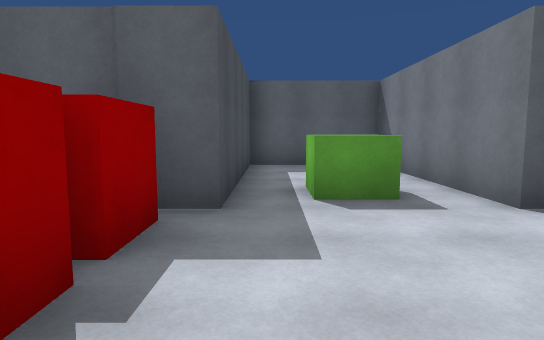
View 1 (above)

23 first-person views from a walk through a Unity game level. The camera is 1.4 m above the floor, tilts 6° down and sees 75° across. The floor is counted in squares, 1.8 m on a side. Each view is taken from the middle of a square. On the plan, view 1 faces up. The plan holds only what a view shows up to about 11 squares ahead; the rest is blank. The player is left out.

View 2
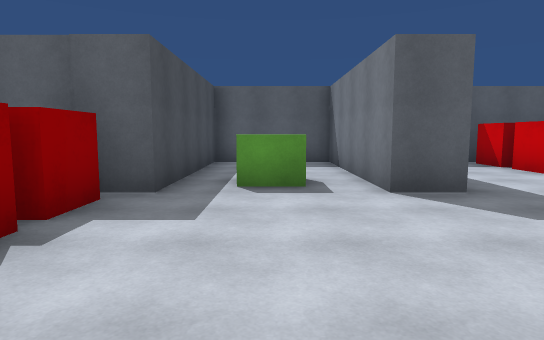

View 3
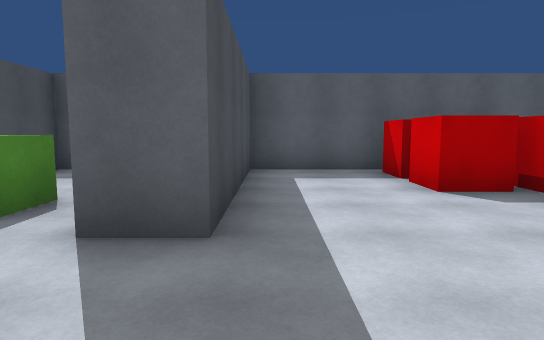

View 4
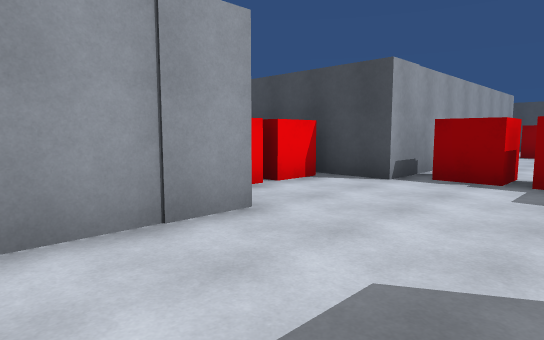

View 5
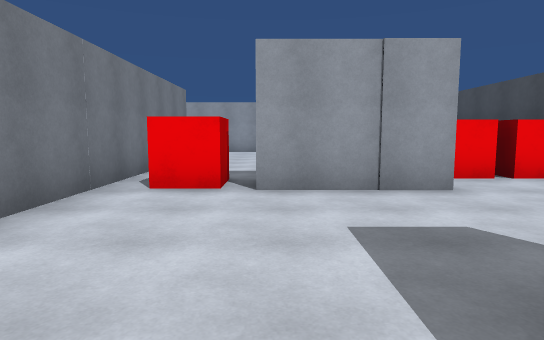

View 6
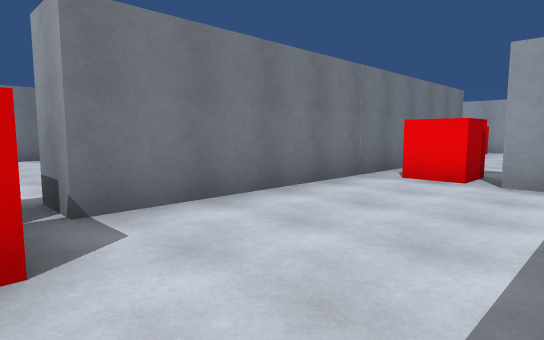

View 7
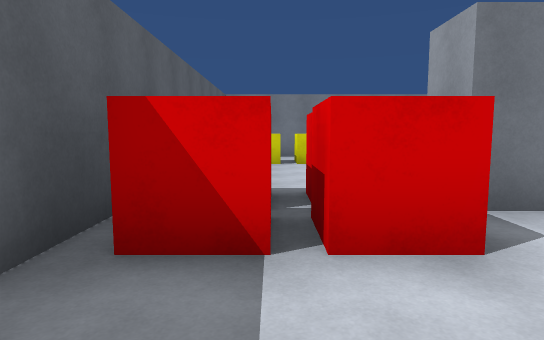

View 8
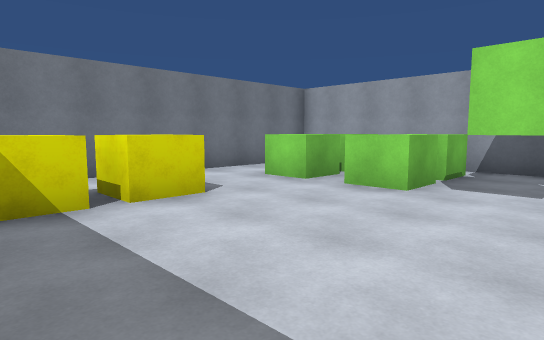

View 9
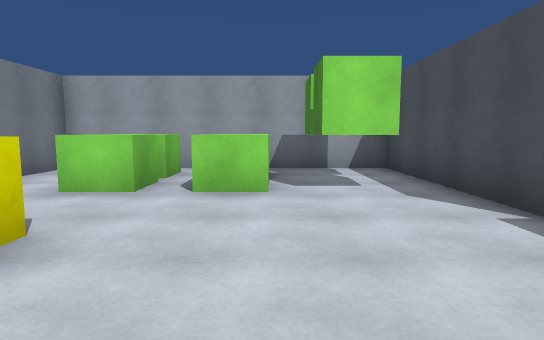

View 10
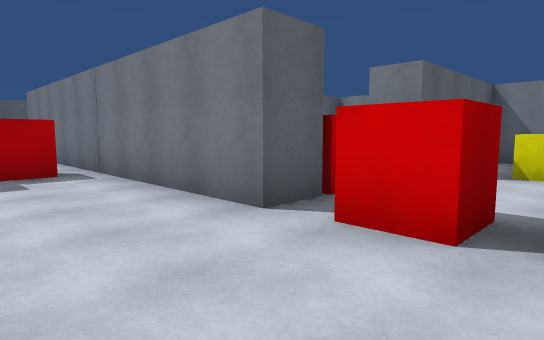

View 11
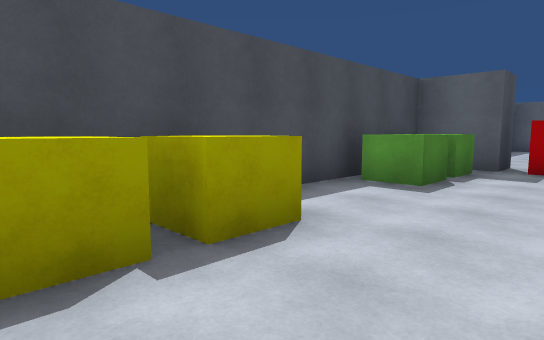

View 12
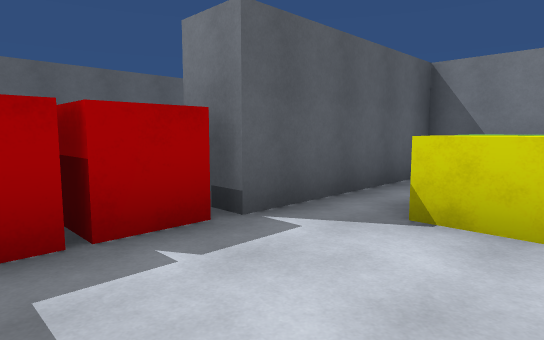

View 13
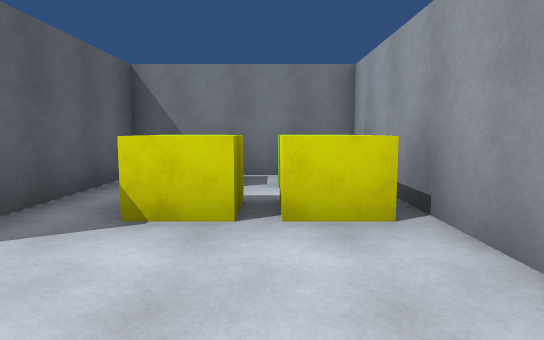

View 14
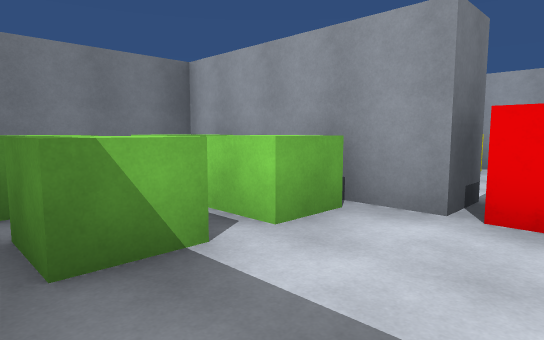

View 15
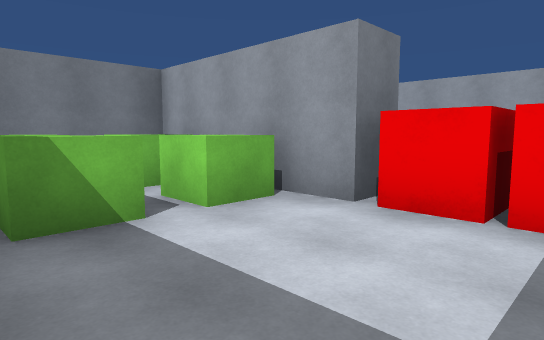

View 16
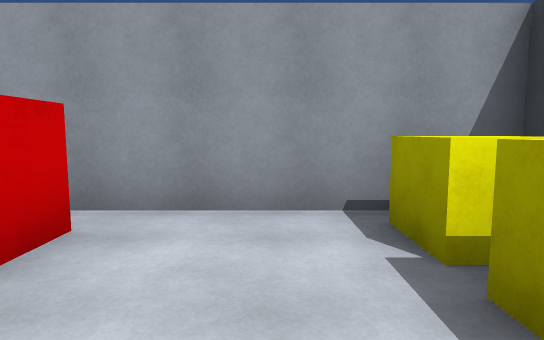

View 17
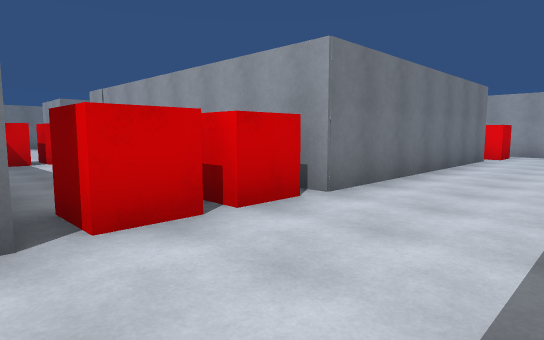

View 18
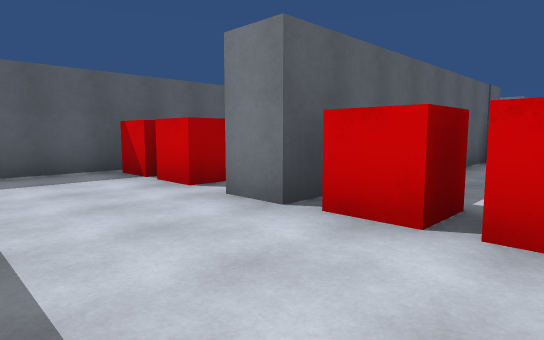

View 19
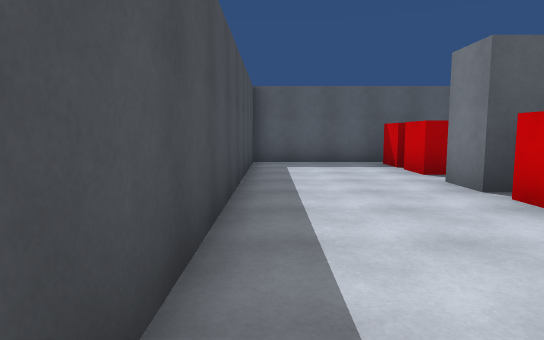

View 20
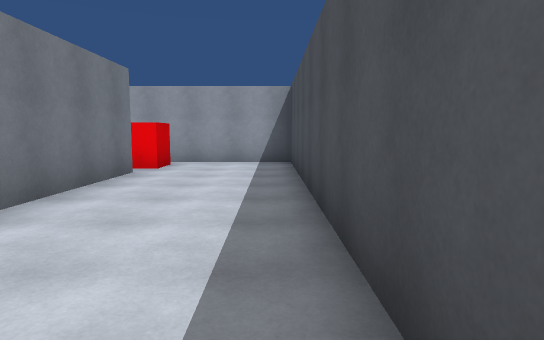

View 21
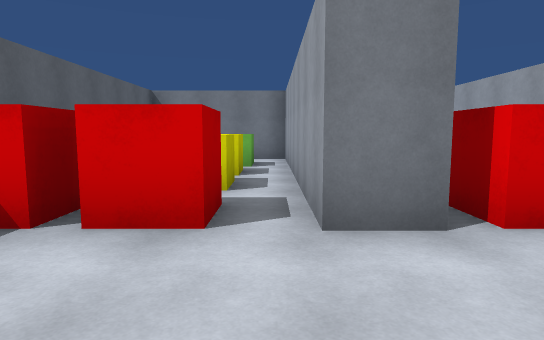

View 22
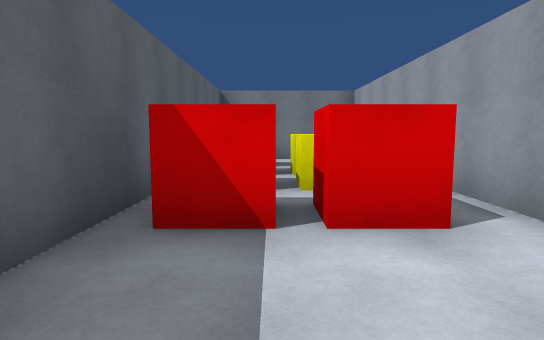

View 23
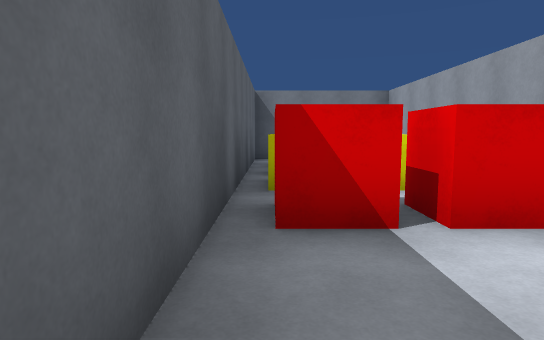

### Floor plan
Points are (right, up) in squares from view 1. A wall is a line through its corners. A room is listed if a view was taken in it or the views show most of it. See-through windows are left out.
Room 1 (views 1, 2, 3, 4, 5, 6, 7, 8, 9, 17, 18, 19, 20, 21, 22, 23)
walls: (-1.5, 4.5) (-1.5, 8.5); (-2.5, 0.2) (-0.5, 0.2) (-0.5, -1.4); (2.5, 0.2) (5.2, 0.2); (-1.9, 8.5) (-12.5, 8.5) (-12.5, -9.5) (-10.6, -9.5); (7.5, 0.4) (7.5, 5.1) (8.5, 5.1) (8.5, 0.2) (15.5, 0.2) (15.5, 7.1); (-8.5, 3.6) (-9.2, 3.6) (-9.2, 4.6) (-1.9, 4.6); (7.4, 8.5) (3.5, 8.5) (3.5, 3.6) (2.5, 3.6) (2.5, 8.5) (-0.5, 8.5) (-0.5, 3.6) (-3.1, 3.6); (-9.2, -7) (-9.2, 0.2) (-8.8, 0.2)
ways out: opening at (6.5, 0) to room 2; opening at (-9.5, -8.5)
objects: red cube (-9, 1) to (-8, 1); red cube (-9, 3); red cube (-9, 6) to (-8, 6); red cube (-9, 7) to (-9, 8); yellow cube (-7, 6); yellow cube (-7, 7) to (-7, 8); yellow cube (-5, 6); green cube (-4, 6) to (-3, 6); red cube (-2, 1) to (-1, 1); red cube (-2, 3) to (-1, 3); red cube (0, -2) to (0, -1); green cube (1, 4) to (1, 5); red cube (2, -2) to (2, -1); red cube (7, 6); red cube (7, 7) to (7, 8); red cube (8, 6); other object (8, 7) to (8, 8); green cube (11, 3) to (12, 3); green cube (12, 1); green cube (13, 1) to (13, 2); green cube (13, 3) to (14, 3); yellow cube (13, 6) to (14, 6); yellow cube (13, 7)
Room 2 (views 10, 11, 12, 13, 14, 15, 16)
walls: (8.5, -5.5) (7.5, -5.5) (7.5, 0.4); (10.9, -9.5) (15.5, -9.5) (15.5, -5.5) (11.1, -5.5) (11.1, -4.5) (15.5, -4.5) (15.5, -1.6); (5.2, 0.2) (5.2, -0.8) (3.5, -0.8) (3.5, -9.5) (8.1, -9.5)
ways out: opening at (6.5, 0) to room 1
objects: yellow cube (4, -9) to (5, -9); yellow cube (4, -7) to (5, -7); green cube (4, -3) to (5, -3); green cube (4, -2) to (5, -2); red cube (6, -1) to (6, 0); red cube (8, -8); red cube (8, -7) to (8, -6); red cube (9, -5); red cube (10, -5); yellow cube (12, -7) to (13, -7); green cube (12, -2) to (13, -2); yellow cube (13, -9); green cube (13, -4); other object (14, -7) to (15, -7); green cube (14, -4); green cube (14, -2) to (15, -2); other object (15, -9)

Positions as (right, up) in squares from view 1, and headings:
1: (0, 0), facing up
2: (1, -1), facing up
3: (4, 1), facing up
4: (5, 3), facing down-left
5: (5, 5), facing down
6: (4, 6), facing down-right
7: (4, 7), facing right
8: (9, 8), facing down-right
9: (11, 8), facing down
10: (5, -8), facing up-right
11: (7, -9), facing up-left
12: (9, -8), facing up-right
13: (9, -8), facing right
14: (10, -1), facing down-right
15: (9, -1), facing down-right
16: (6, -6), facing down
17: (-12, 4), facing down-right
18: (-12, 1), facing up-right
19: (-12, -1), facing up
20: (-12, 0), facing down
21: (-12, 5), facing right
22: (-12, 7), facing right
23: (-12, 8), facing right
